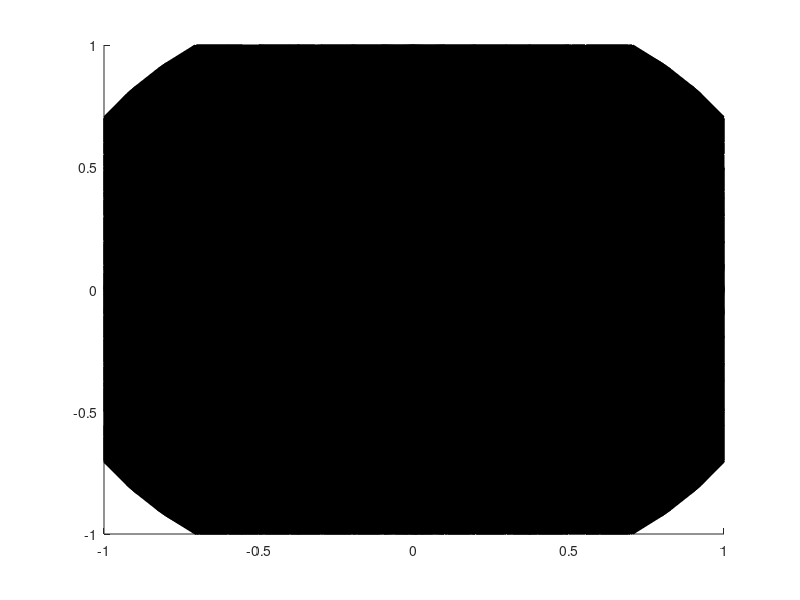

Here is the MATLAB script that generated this plot: (Note: this script raises an error after producing the figure.)
%% define functions and get variables
func = @(x,y,z) -x.^2 + -y.^2 + z.^2;
[x,y,z] = meshgrid(-1:0.1:1, -1:0.1:1, -1:0.1:1);
v = func(x,y,z);
con1 = @(var) -1 - var;
con2 = @(var) sqrt(1/2 - var.^2);

step = [-2:0.1:2];
con1y = con1(step);
con2y = con2(step);

%% compute isosurfaces (f) and lines (constraints), and min
figure(1)
p1 = patch(isosurface(x,y,z,v,-0.5));
hold on
p2 = patch(isosurface(x,y,z,v,0));
hold on
p3 = patch(isosurface(x,y,z,v,0.5));
hold on
p4 = patch(isosurface(x,y,z,v,1));
hold on

line = plot(step, con1y);
circ = ezplot(@(x,y) (x).^2 + (y).^2 -0.5);
mark = plot(-0.5, -0.5, '.k', 'MarkerSize', 20)

%% plot and colour isonormals at desired levels
isonormals(x,y,z,v,p1);
isonormals(x,y,z,v,p2);
isonormals(x,y,z,v,p3);
isonormals(x,y,z,v,p4);
p1.FaceColor = 'red';
p2.FaceColor = 'yellow';
p3.FaceColor = 'blue';
p4.FaceColor = 'green';
p1.EdgeColor = 'none';
p2.EdgeColor = 'none';
p3.EdgeColor = 'none';
p4.EdgeColor = 'none';

%% fix lighting and transparency
daspect([1,1,1])
view(3); axis tight
camlight 
lighting flat
alpha 0.5

%% plot beautify
set(circ,'LineWidth',2);
set(line, 'LineWidth',2);
legend([p1, p2, p3, p4, line, circ], '$f(x_1, x_2, x_3) = -0.5$', ...
    '$f(x_1, x_2, x_3) = 0.0$', ... 
    '$f(x_1, x_2, x_3) = 0.5$', ... 
    '$f(x_1, x_2, x_3) = 1$', ...
    '$x_1 + x_2 + 1 = 0$', ...
    '$x_1^2 + x_2^2 - \frac{1}{2} = 0$', 'interpreter','latex','FontSize',10, ...
'location', 'east');
title('Locations of constraints for $f$','interpreter','latex','FontSize',12)
xlabel('$x_1$','interpreter','latex','FontSize',12,'FontWeight', 'bold')
ylabel('$x_2$','interpreter','latex','FontSize',12,'FontWeight', 'bold')
zlabel('$x_3$','interpreter','latex','FontSize',12,'FontWeight', 'bold')

 